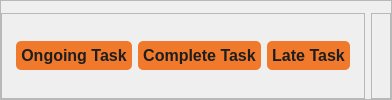
                  <widget class="QFrame" name="frame_38">
                   <property name="styleSheet">
                    <string notr="true">#ongoing_Task_Button,#complete_Task_Button,#late_Task_Button{
    padding: 5px 0px;
    font-size: 16px;
    font-weight: bold;
    color: #1e1e1e;
    border: none;
    border-radius: 5px;
    /*background: qlineargradient(spread:pad, x1:0, y1:0.5, x2:1, y2:0.5, stop:0 #f0792b, stop:0.5 #ffa163, stop:1 #edb28c);*/
	background-color: #f0792b;

	

    cursor: pointer;
    transition: background-color 0.3s ease;
}


#ongoing_Task_Button::hover ,
#complete_Task_Button::hover ,
#late_Task_Button::hover {

    background-color: #ff6347; 
	background-color: #A8A8A8;

}</string>
                   </property>
                   <property name="frameShape">
                    <enum>QFrame::StyledPanel</enum>
                   </property>
                   <property name="frameShadow">
                    <enum>QFrame::Raised</enum>
                   </property>
                   <layout class="QHBoxLayout" name="horizontalLayout_18">
                    <property name="spacing">
                     <number>6</number>
                    </property>
                    <property name="leftMargin">
                     <number>0</number>
                    </property>
                    <property name="topMargin">
                     <number>12</number>
                    </property>
                    <property name="rightMargin">
                     <number>0</number>
                    </property>
                    <property name="bottomMargin">
                     <number>0</number>
                    </property>
                    <item alignment="Qt::AlignLeft">
                     <widget class="QFrame" name="frame_40">
                      <property name="styleSheet">
                       <string notr="true">padding: 5px;
</string>
                      </property>
                      <property name="frameShape">
                       <enum>QFrame::StyledPanel</enum>
                      </property>
                      <property name="frameShadow">
                       <enum>QFrame::Raised</enum>
                      </property>
                      <layout class="QHBoxLayout" name="horizontalLayout_19">
                       <property name="spacing">
                        <number>6</number>
                       </property>
                       <item>
                        <widget class="QPushButton" name="ongoing_Task_Button">
                         <property name="text">
                          <string>Ongoing Task</string>
                         </property>
                         <property name="icon">
                          <iconset>
                           <normaloff>:/icons_v2/refresh-cw.svg</normaloff>:/icons_v2/refresh-cw.svg</iconset>
                         </property>
                        </widget>
                       </item>
                       <item>
                        <widget class="QPushButton" name="complete_Task_Button">
                         <property name="text">
                          <string>Complete Task</string>
                         </property>
                         <property name="icon">
                          <iconset>
                           <normaloff>:/icons_v2/check-circle.svg</normaloff>:/icons_v2/check-circle.svg</iconset>
                         </property>
                        </widget>
                       </item>
                       <item>
                        <widget class="QPushButton" name="late_Task_Button">
                         <property name="text">
                          <string>Late Task</string>
                         </property>
                         <property name="icon">
                          <iconset>
                           <normaloff>:/icons_v2/late.png</normaloff>:/icons_v2/late.png</iconset>
                         </property>
                        </widget>
                       </item>
                      </layout>
                     </widget>
                    </item>
                    <item>
                     <widget class="QFrame" name="frame_39">
                      <property name="frameShape">
                       <enum>QFrame::StyledPanel</enum>
                      </property>
                      <property name="frameShadow">
                       <enum>QFrame::Raised</enum>
                      </property>
                      <layout class="QGridLayout" name="gridLayout_43"/>
                     </widget>
                    </item>
                   </layout>
                  </widget>
